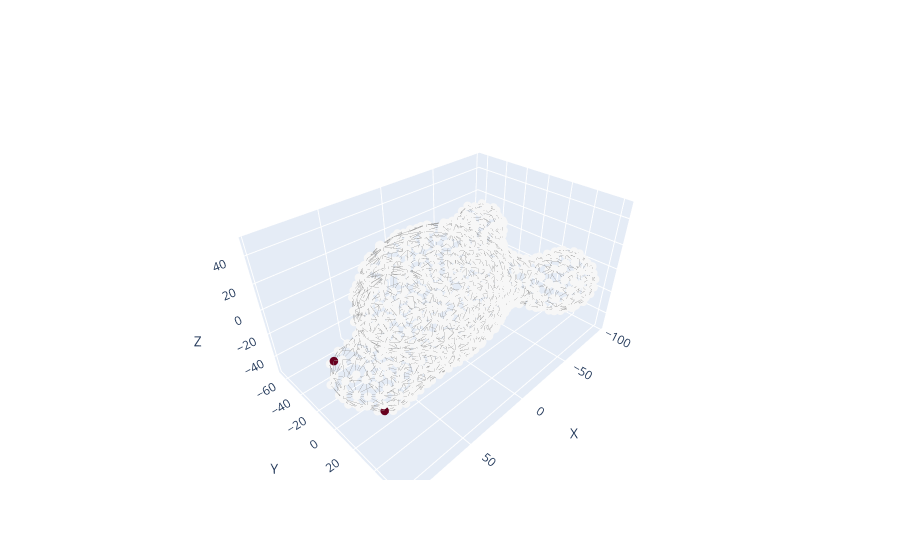

Notebook source saved alongside this figure:
### Markdown cell above
Previously, we analyzed neighborhoods of cells in organoids in terms of **geodesic distances** between cell centers, which allowed us to compute radial profiles and enrichment curves as a function of distance. An alternative approach is to represent the organoid as a **graph**, where each vertex corresponds to a cell and edges connect neighboring cells, defined here as cells whose surface label patches are in contact. Once the organoid is represented as a graph, we can perform **k-nearest-neighbor (kNN) analyses** along the graph edges. 

For example, for cells positive for a given **focal marker**, we can compute the average composition of markers among their $k$ nearest neighbors:

$$
\text{avg\_comp}_m = \frac{1}{N_\text{focal}} \sum_{i \in \text{focal}} \frac{1}{k} \sum_{j \in \text{kNN}(i)} \mathbf{1}_{\text{cell } j \text{ positive for marker } m}
$$

where $N_\text{focal}$ is the number of cells positive for the focal marker, $\mathbf{1}$ is the indicator function, and $\text{kNN}(i)$ denotes the $k$ nearest neighbors of focal cell $i$ along the graph. This method allows us to quantify **local marker co-occurrence** directly in terms of cell adjacency, complementing the distance-based analyses.

### Code cell
cell_graph = build_cell_graph(mesh)

from src.organoid_plotting import plot_organoid_graph

marker_color = markers_cell_binary[:,8]  # e.g., 0/1 for serotonin+
fig = plot_organoid_graph(centroids, cell_graph, marker_color)
fig.show()

### Figure 1 — Plotly figure (JSON) as saved in the notebook; plotly's stock layout.template omitted (floating-point values rounded to 4 significant figures; data arrays with more than 128 entries replaced by an {"elided": "..."} marker saying what was removed)
{"data": [{"hoverinfo": "skip", "line": {"color": "rgba(120,120,120,0.75)", "width": 1}, "mode": "lines", "showlegend": false, "type": "scatter3d", "x": {"elided": "7410 float values"}, "y": {"elided": "7410 float values"}, "z": {"elided": "7410 float values"}}, {"hoverinfo": "skip", "marker": {"cmax": 1, "cmid": 0, "cmin": -1, "color": {"elided": "819 int values"}, "colorscale": [[0, "rgb(5,48,97)"], [0.1, "rgb(33,102,172)"], [0.2, "rgb(67,147,195)"], [0.3, "rgb(146,197,222)"], [0.4, "rgb(209,229,240)"], [0.5, "rgb(247,247,247)"], [0.6, "rgb(253,219,199)"], [0.7, "rgb(244,165,130)"], [0.8, "rgb(214,96,77)"], [0.9, "rgb(178,24,43)"], [1, "rgb(103,0,31)"]], "line": {"width": 0}, "size": 5}, "mode": "markers", "showlegend": false, "type": "scatter3d", "x": {"elided": "819 float values"}, "y": {"elided": "819 float values"}, "z": {"elided": "819 float values"}}], "layout": {"scene": {"aspectmode": "data", "xaxis": {"title": {"text": "X"}}, "yaxis": {"title": {"text": "Y"}}, "zaxis": {"title": {"text": "Z"}}}}}
